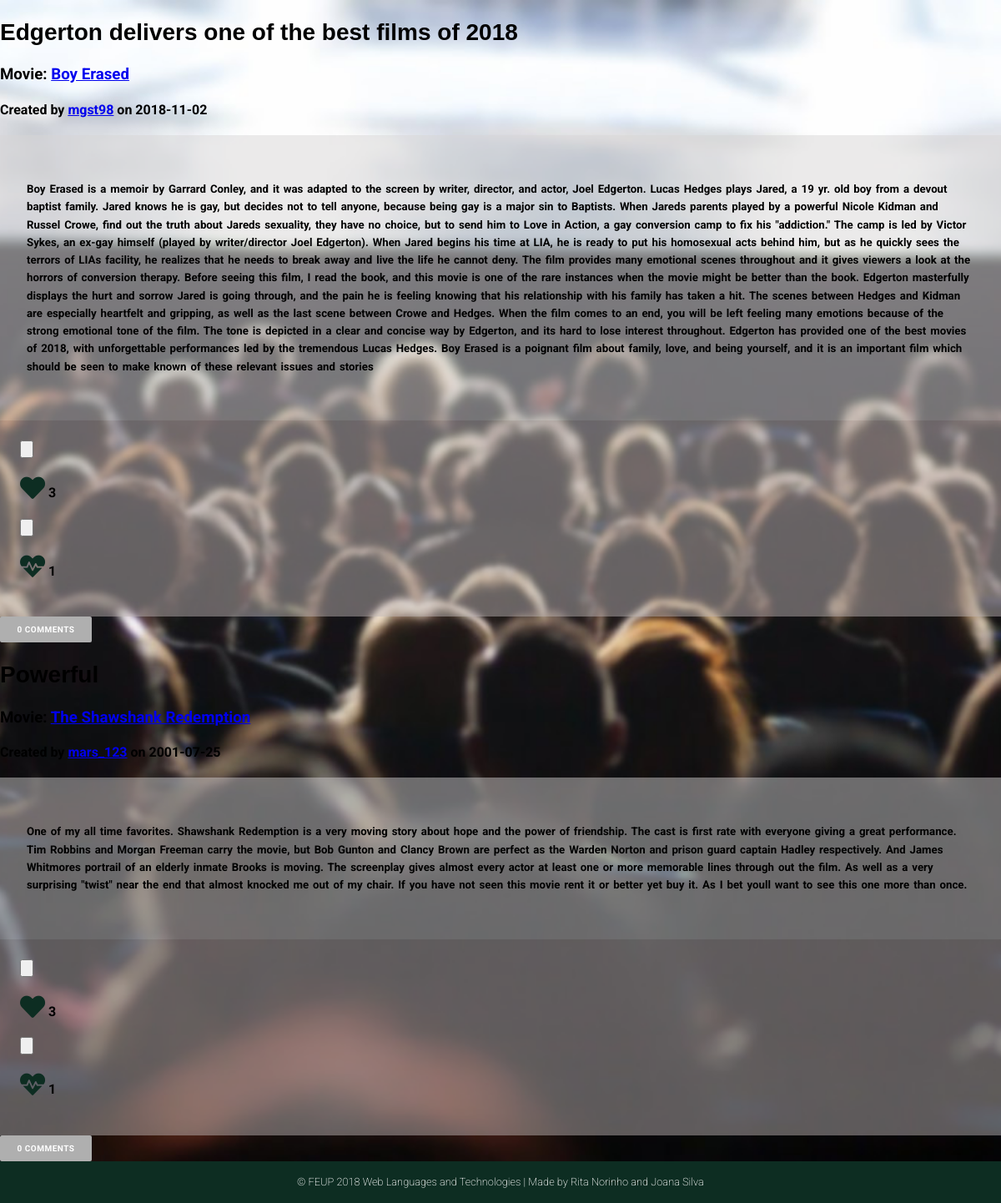
/pages/main_page.php (signed in), run on the app's committed database.
### tables this page shows
CREATE TABLE Review (
    ID          INTEGER PRIMARY KEY AUTOINCREMENT,
    Title       STRING  NOT NULL,
    UserID      INTEGER REFERENCES User(ID) ON DELETE CASCADE,
    MovieID     INTEGER REFERENCES Movie(ID) ON DELETE CASCADE,
    ReviewDate  DATE NOT NULL,
    Description STRING NOT NULL
    
);

### pages/main_page.php (called while the page is built, shortened)
<?php
    include_once('../templates/common/tpl_header.php');
    include_once('../templates/tpl_draw_reviews.php');
    include_once('../templates/common/tpl_footer.php');
    include_once('../database/db_reviews.php');
    $all_reviews=getAllReviews();
    foreach ($all_reviews as $k => $review){
        $all_reviews[$k]['MovieName'] = getMovieName($review['MovieID']);
        $all_reviews[$k]['UserName'] = getUsername($review['UserID']);
        $all_reviews[$k]['NumberComments']=getReviewsComments($review['ID'],$review['UserID']);
        $all_reviews[$k]['Heart'] = getLikesReview($review['ID']);
        $all_reviews[$k]['Dislike'] = getDisLikesReview($review['ID']);
    }
    draw_reviews($all_reviews);
?>

### database/db_reviews.php (called while the page is built, shortened)
<?php
function getAllReviews(){
    try{
        $db = Database::instance()->db();
        $stmt = $db->prepare('SELECT * FROM Review ORDER BY ReviewDate DESC');
        $stmt->execute();
        $allReviews= $stmt->fetchAll();
        return $allReviews;
    }catch(PDOException $e) {
        return -1;
    }
}
?>

### templates/tpl_draw_reviews.php (the view, shortened to what this page needs)
<body>
    <?php function draw_reviews($reviews){?>
    <?php foreach($reviews as $review){?>
        <article data-id="<?=$review['ID']?>">
        <div class="review_info">
             <h2><?=$review['Title']?> </h2>
            <h3> Movie: <a href="movie.php?movie_id=<?php echo htmlentities($review['MovieID'])?>"><?=$review['MovieName']?></a> </h3>
            <h4> Created by
            <a href="profile.php?username=<?php echo htmlentities($review['UserName'])?>"><?=$review['UserName']?></a>
            on <?=$review['ReviewDate']?></h4>
        </div>
        <div class="review_content">
            <h5><?=$review['Description']?></h5>
        </div>
        <div class="review_likes">
                <div class="likes">
                    <input type="button">
                    <h4><span class="fas fa-heart" ></span>
                    <?=$review['Heart']?></h4>
                </div>
                <div class="dislikes">
                    <input type="button">
                    <h4><span class="fas fa-heartbeat"></span>
                    <?=$review['Dislike']?></h4>
                </div>
        </div>
         <div class="comments">
            <input onclick="openBox('Show Comments',<?$review['ID']?>)" type="submit" value="<?=$review['NumberComments']?> Comments">
        </div>
        </article>
        <?php }?>
    <?php }?>
</body>

### css/style.css (style rules this page uses)
body { margin: 0 auto; font-family: 'Roboto', sans-serif; --bg-color-dark: #0D2D22; --bg-color-light: #0ED1C1; --panel-color: #FFFFFF; --logo-font-color: #00311D; --input-color: #f2f2f2; --bg-color-nav:rgba(14, 209, 193, 0.548); --bg-color-sidenav:rgba(177, 171, 171, 0.932); --color-buttons:rgb(175, 175, 175); background-image: url('../assets/background.jpg'); background-position: center; background-attachment: fixed; background-repeat: no-repeat; background-size: cover; }
.Reviews p button, .Reviews input[type="submit"], .edit_profile input[type="submit"], .comments input[type="submit"] { cursor: pointer; border: 0; width: 11em; }
.edit_profile a , .Reviews p a,.Reviews p button, .upload_photo input[type="file"], .upload_photo input[type="submit"], .Reviews input[type="submit"], .edit_profile input[type="submit"], .comments input[type="submit"] { float: right; letter-spacing: 0.05em; font-family: "Roboto",'sans-serif'; text-transform: uppercase; text-decoration: none; font-weight: bold; background: var(--color-buttons); padding: 10px; color: var(--panel-color); font-size: 10px; border-radius: 2px; }
.review_info h2 { font-family: 'Candara', sans-serif; font-weight: bold; font-size: 28px; }
.review_content { margin: 0; font-family: 'Roboto', sans-serif; background-color: #d8d5d579; font-size: 16px; font-weight: 200; word-spacing: 0.1em; padding: 2em; line-height: 1.6; }
.review_likes { background-color: #c0b8b879; padding: 1.5em; }
.likes h4 span, .dislikes h4 span { font-size: 30px; color: var(--bg-color-dark); }
.comments input[type="submit"] { margin:0 auto; float: none; }

### data on the page
review: Title "Edgerton delivers one of the best films of 2018", MovieName "Boy Erased", UserName "mgst98", ReviewDate "2018-11-02", Description "Boy Erased is a memoir by Garrard Conley, and it was adapted to the screen by writer, director, and actor, Joel Edgerton. Lucas Hedges plays Jared, a 19 yr. old boy from a devout baptist family. Jared knows he is gay, but decides not to tell anyone, because being gay is a major sin to Baptists. When Jareds parents played by a powerful Nicole Kidman and Russel Crowe, find out the truth about Jareds sexuality, they have no choice, but to send him to Love in Action, a gay conversion camp to fix his \"addiction.\" The camp is led by Victor Sykes, an ex-gay himself (played by writer/director Joel Edgerton). When Jared begins his time at LIA, he is ready to put his homosexual acts behind him, but…", Heart "3", Dislike "1"
review: Title "Powerful", MovieName "The Shawshank Redemption", ReviewDate "2001-07-25", Description "One of my all time favorites. Shawshank Redemption is a very moving story about hope and the power of friendship. The cast is first rate with everyone giving a great performance. Tim Robbins and Morgan Freeman carry the movie, but Bob Gunton and Clancy Brown are perfect as the Warden Norton and prison guard captain Hadley respectively. And James Whitmores portrail of an elderly inmate Brooks is moving. The screenplay gives almost every actor at least one or more memorable lines through out the film. As well as a very surprising \"twist\" near the end that almost knocked me out of my chair. If you have not seen this movie rent it or better yet buy it. As I bet youll want to see this one more…", Heart "3", MovieID "1"
